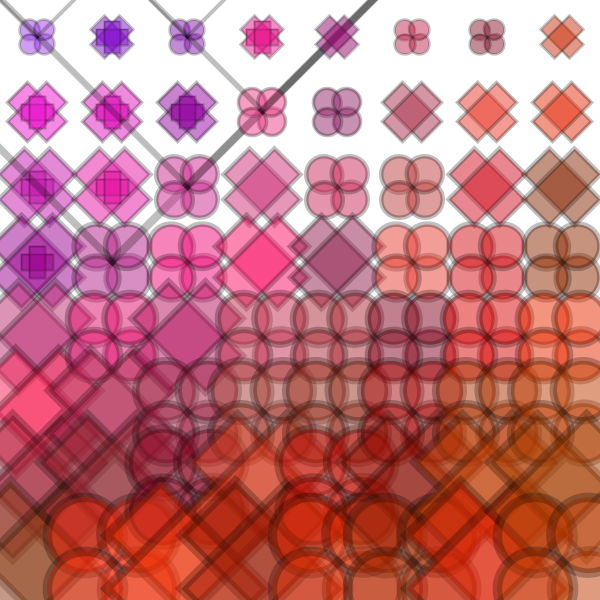
Frame 1 (no input)
Frame 60 (the mouse pressed at the canvas centre just before this capture): identical to frame 1, image omitted
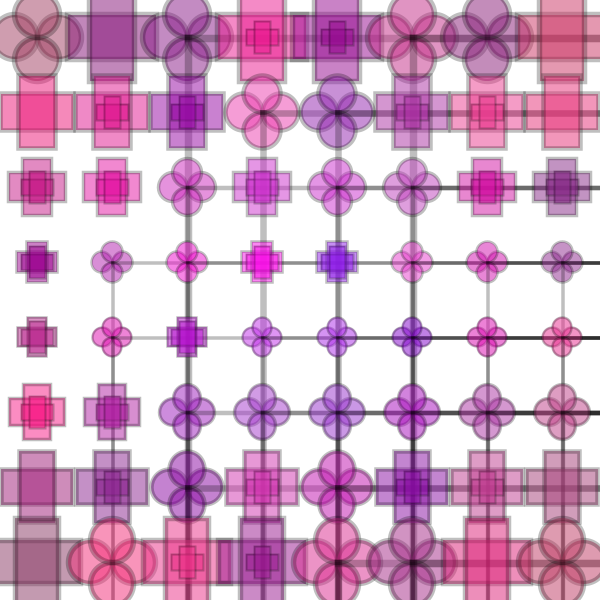
Frame 120 (the mouse held since frame 60 and released just before this capture)

The Processing sketch that drew these frames (run headless with seeded random() and noise(); from frame 60 on, the mouse is pressed at the canvas centre):

// Processing sketch: gridObjects
// ── gridObjects.pde

int gridSize = 8;
MyShape[][] shapes = new MyShape[gridSize][gridSize];

void keyPressed(){
  if (key == 's') {
    save("frame" + frameCount + ".jpg");
  }
}
void setup() {
  size(600, 600); 
  int gridSpace = width/gridSize;
  for (int i = 0; i < gridSize; i++) {
    for (int j = 0; j < gridSize; j++) {
      if (random(1) < 0.5) {
        shapes[i][j] = new MyShape(i * gridSpace + gridSpace/2, j * gridSpace + gridSpace/2);
      } else {
        shapes[i][j] = new MyOtherShape(i * gridSpace + gridSpace/2, j * gridSpace + gridSpace/2);
      }
    }
  }
}

void draw() {
  background(255);
  for (int i = 0; i < gridSize; i++) {
    for (int j = 0; j < gridSize; j++) {
      //if (mousePressed) {
        shapes[i][j].updateRotation(mouseX, mouseY);
        shapes[i][j].updateScale(mouseX, mouseY);
        shapes[i][j].updateColor(mouseX, mouseY);
      //}
      shapes[i][j].drawMe();
    }
  }
}



class MyShape {

  int x, y;
  float shapeScale, rot;
  color c;
  float distance;

  MyShape() {
  }
  MyShape(int startX, int startY) {
    x = startX;
    y = startY;
    shapeScale = 1;
    rot = 0;
    c = color(random(128, 255), random(64), 0);
  } 
  void updateRotation(int mX, int mY) {
    rot = atan2(mY - height/2, mX - width/2);
  }
  void updateScale(int mX, int mY) {
    shapeScale = 1 + 4 * abs(mouseY - y)/(float)height;
  }
  void updateColor(int mX, int mY) {
    distance = 1 - dist(mX, mY, x, y) / width;
    c = color(red(c), green(c), distance * 255);
  }
  void drawMe() {
    fill(c, 128);
    stroke(0, 64);
    strokeWeight(2);
    pushMatrix();
    translate(x, y);
    rotate(rot);
    scale(shapeScale);
    rect(-16, -8, 32, 16);
    rect(-8, -16, 16, 32);
    popMatrix();
    if (distance > 0.5) {
      pushMatrix();
      translate(x, y);
      rect(-16, -8, 32, 16);
      rect(-8, -16, 16, 32);
      popMatrix();
    
    }
  }
}

class MyOtherShape extends MyShape {
  
  MyOtherShape(int startX, int startY) {
    super(startX, startY);
  } 
  void drawMe() {
    fill(c, 128);
    stroke(0, 64);
    strokeWeight(2);
    pushMatrix();
    translate(x, y);
    scale(shapeScale);
    rotate(rot);
    ellipse(-8, 0, 16, 16);
    ellipse(8, 0, 16, 16);
    ellipse(0, 8, 16, 16);
    ellipse(0, -8, 16, 16);
    if (distance > 0.5) {
      noFill();
      rect(0, 0, 1, height);
      rect(0, 0, width, 1);
    }
    popMatrix();
  }
}
